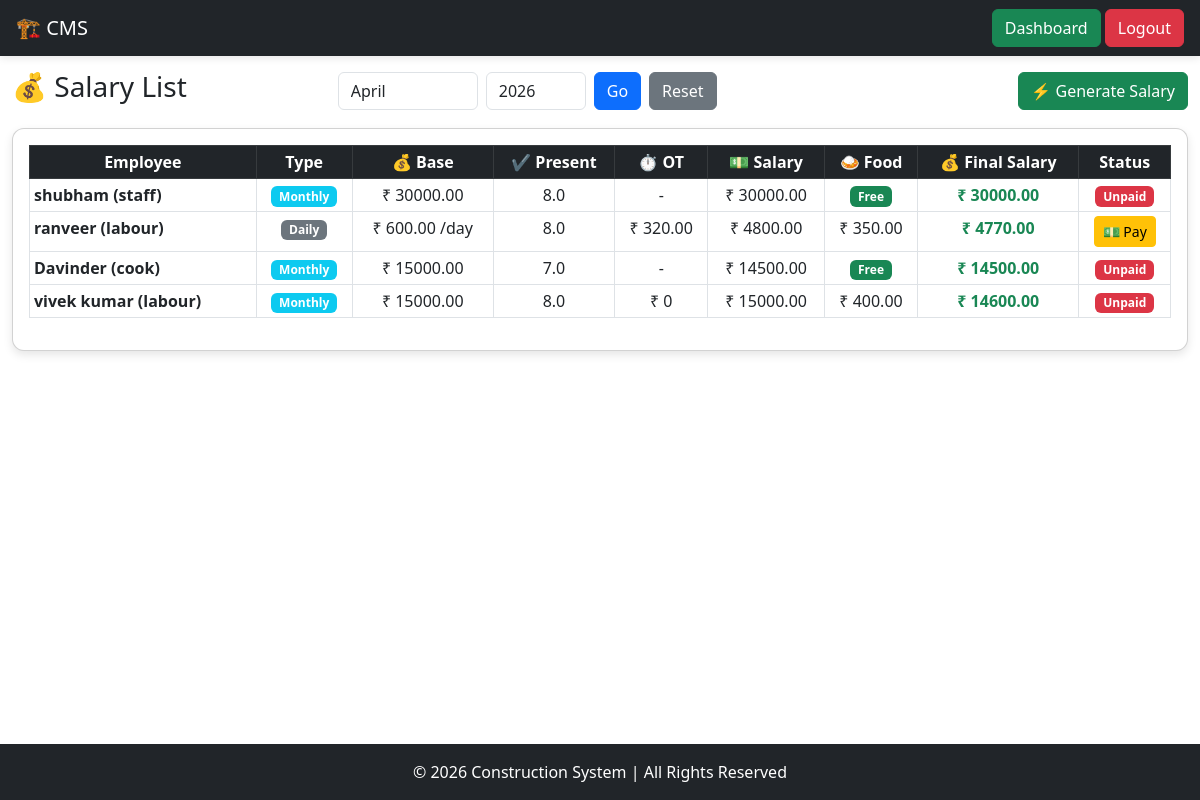
The app's page /salary/list/ (signed in) with its own data.
### mainapp/models.py (models this page shows, shortened)
class Employee(models.Model):
    EMPLOYEE_TYPE = (
        ('labour', 'Labour'),
        ('staff', 'Staff'),
        ('cook', 'Cook'),
    )
    SALARY_TYPE = (
        ('daily', 'Daily'),
        ('monthly', 'Monthly'),
    )
    name = models.CharField(max_length=255)
    phone = models.CharField(max_length=15, blank=True, null=True)
    employee_type = models.CharField(max_length=20, choices=EMPLOYEE_TYPE)
    salary_type = models.CharField(max_length=20, choices=SALARY_TYPE)
    daily_wage = models.DecimalField(max_digits=10, decimal_places=2, default=0)
    monthly_salary = models.DecimalField(max_digits=10, decimal_places=2, default=0)
    food_deduction = models.BooleanField(default=True)
    food_rate = models.DecimalField(max_digits=10, decimal_places=2, default=50)
    overtime_rate = models.DecimalField(max_digits=10, decimal_places=2, default=0)
    is_active = models.BooleanField(default=True)

class Salary(models.Model):
    employee = models.ForeignKey(Employee, on_delete=models.CASCADE)
    month = models.IntegerField()
    year = models.IntegerField()
    total_days = models.IntegerField(default=0)
    present_days = models.FloatField(default=0)  # 🔥 float (half day ke liye)
    overtime_amount = models.DecimalField(max_digits=10, decimal_places=2, default=0)
    total_salary = models.DecimalField(max_digits=10, decimal_places=2, default=0)
    food_deduction = models.DecimalField(max_digits=10, decimal_places=2, default=0)
    final_salary = models.DecimalField(max_digits=10, decimal_places=2, default=0)
    is_paid = models.BooleanField(default=False)

### mainapp/views.py (the view)
# urls.py: path('salary/list/', salary_list, name='salary_list'),
@login_required
def salary_list(request):
    today = date.today()
    month = int(request.GET.get('month', today.month))
    year = int(request.GET.get('year', today.year))
    month_names = [
        "January ", "February ", "March ", "April ", "May ", "June ",
        "July ", "August ", "September", " October", " November ", "December"
    ]
    employees = Employee.objects.filter(is_active=True)
    salary_qs = Salary.objects.filter(month=month, year=year)
    salary_dict = {s.employee_id: s for s in salary_qs}
    return render(request, 'salary/salary_list.html', {
        'employees': employees,
        'salary_dict': salary_dict,
        'month': month,
        'year': year,
        'month_names': month_names
    })

### mainapp/templatetags/custom_tags.py (called while the page is built)
@register.filter
def get_item(dictionary, key):
    return dictionary.get(key)

### mainapp/templates/salary/salary_list.html (shortened to what this page needs)
{% extends "base.html" %}
{% load custom_tags %}
{% block body %}
<div class="main-content">
<div class="container-fluid">
    <div class="d-flex align-items-center mb-3 flex-wrap">
        <div>
            <h3>💰 Salary List</h3>
        </div>
        <div class="mx-auto d-flex gap-2">
            <form method="GET" class="d-flex gap-2">
                <select name="month" class="form-control" style="width:140px;">
                    {% for m in month_names %}
                        <option value="{{ forloop.counter }}"
                        {% if month == forloop.counter %}selected{% endif %}>
                            {{ m }}
                        </option>
                    {% endfor %}
                </select>
                <input type="number" name="year" value="{{ year }}"
                    class="form-control" style="width:100px;">
                <button class="btn btn-primary">Go</button>
            </form>
            <a href="/salary/list/" class="btn btn-secondary">
                Reset
            </a>
        </div>
        <div class="ms-auto d-flex gap-2">
            <a href="/salary/generate/?month={{ month }}&year={{ year }}"
            class="btn btn-success">
                ⚡ Generate Salary
            </a>
        </div>
    </div>
    <div class="card p-3">
        <div class="table-responsive">
            <table class="table table-bordered table-sm text-center">
                <thead class="table-dark">
                    <tr>
                        <th>Employee</th>
                        <th>Type</th>
                        <th>💰 Base</th>
                        <th>✔ Present</th>
                        <th>⏱ OT</th>
                        <th>💵 Salary</th>
                        <th>🍛 Food</th>
                        <th>💰 Final Salary</th>
                        <th>Status</th>
                    </tr>
                </thead>
                <tbody>
                    {% for emp in employees %}
                    {% with s=salary_dict|get_item:emp.id %}
                    <tr>
                        <td class="text-start fw-bold">
                            {{ emp.name }} ({{ emp.employee_type }})
                        </td>
                        <td>
                            {% if emp.salary_type == 'monthly' %}
                                <span class="badge bg-info">Monthly</span>
                            {% else %}
                                <span class="badge bg-secondary">Daily</span>
                            {% endif %}
                        </td>
                        <td>
                            {% if emp.salary_type == 'monthly' %}
                                ₹ {{ emp.monthly_salary }}
                            {% else %}
                                ₹ {{ emp.daily_wage }} /day
                            {% endif %}
                        </td>
                        <td>
                            {{ s.present_days|default:"-" }}
                        </td>
                        <td>
                            {% if emp.employee_type == 'labour' %}
                                ₹ {{ s.overtime_amount|default:0 }}
                            {% else %}
                                -
                            {% endif %}
                        </td>
                        <td>
                            ₹ {{ s.total_salary|default:0 }}
                        </td>
                        <td>
                            {% if not emp.food_deduction %}
                                <span class="badge bg-success">Free</span>
                            {% else %}
                                ₹ {{ s.food_deduction|default:0 }}
                            {% endif %}
                        </td>
                        <td class="fw-bold text-success">
                            ₹ {{ s.final_salary|default:0 }}
                        </td>
                        <td>
                            {% if emp.salary_type == 'daily' %}
                                <a href="/labour-payment/add/{{ emp.id }}/?month={{ month }}&year={{ year }}"
                                   class="btn btn-sm btn-warning">
                                    💵 Pay
                                </a>
                            {% else %}
                                {% if s %}
                                    {% if s.is_paid %}
                                        <span class="badge bg-success">Paid</span>
                                    {% else %}
                                        <a href="{% url 'toggle_salary_status' s.id %}"
                                           class="badge bg-danger text-decoration-none">
                                            Unpaid
                                        </a>
                                    {% endif %}
                                {% else %}
                                    <span class="badge bg-warning text-dark">Not Generated</span>
                                {% endif %}
                            {% endif %}
                        </td>
                    </tr>
                    {% endwith %}
                    {% endfor %}
                </tbody>
            </table>
        </div>
    </div>
</div>
</div>
{% endblock %}

### mainapp/templates/base.html (style rules this page uses)
html, body { height: 100%; }
body { display: flex; flex-direction: column; }
.main-content { flex: 1; padding-top: 20px; }
.card { border-radius: 12px; box-shadow: 0 4px 10px rgba(0,0,0,0.1); transition: 0.3s; }

### mainapp/templates/salary/salary_list.html (style rules this page uses)
.table-responsive { overflow-x: auto; }
.main-content { flex: 1; padding-top: 70px; }
thead th { position: sticky; top: 0; z-index: 2; }
td:first-child, th:first-child { position: sticky; left: 0; background: white; z-index: 1; }
thead th:first-child { z-index: 3; background: #212529; color: white; }

### records on screen
Employee: name "shubham", employee_type "staff", salary_type "Monthly", monthly_salary "30000.00", food_deduction "Free"
Salary: present_days "8.0", total_salary "30000.00", final_salary "30000.00"
Employee: name "ranveer", employee_type "labour", salary_type "Daily", daily_wage "600.00"
Salary: present_days "8.0", overtime_amount "320.00", total_salary "4800.00", food_deduction "350.00", final_salary "4770.00"
Employee: name "Davinder", employee_type "cook", salary_type "Monthly", monthly_salary "15000.00", food_deduction "Free"
Salary: present_days "7.0", total_salary "14500.00", final_salary "14500.00"
Employee: name "vivek kumar", employee_type "labour", salary_type "Monthly", monthly_salary "15000.00"
Salary: present_days "8.0", overtime_amount "0", total_salary "15000.00", food_deduction "400.00", final_salary "14600.00"

### other values on screen
form field month "April"
